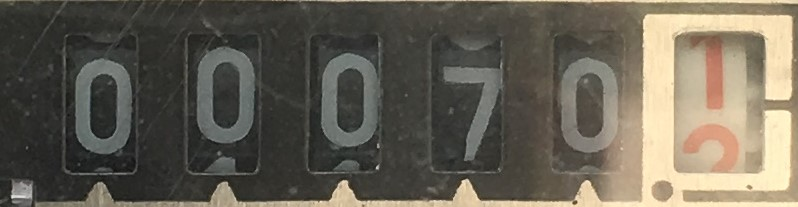
#> input picture ez_image/10.jpg, 798 x 207 px; its folder holds only this picture in this run
$ jupyter execute test.ipynb   (shell and % lines are left out)
#> lines starting #> are read from the running program, lines starting #| are printed output that depends on the picture; after the words box and inside, x2 and y2 are one past the last pixel; in counts of white or black regions, pixels touching at a corner belong together
[cell 1]
import os
import cv2
import numpy as np
import scipy

[cell 2]
from matplotlib import pyplot as plt
import seaborn as sns; sns.set_style("white")
from PIL import Image

[cell 3]
import matplotlib.pyplot as plt
from mpl_toolkits.mplot3d import Axes3D
import seaborn as sns
plt.rcParams["figure.figsize"] = (15, 10)
plt.rcParams["figure.dpi"] = 125
plt.rcParams["font.size"] = 14
plt.rcParams['font.family'] = ['sans-serif']
plt.rcParams['font.sans-serif'] = ['DejaVu Sans']
plt.style.use('ggplot')
sns.set_style("whitegrid", {'axes.grid': False})
plt.rcParams['image.cmap'] = 'gray' # grayscale looks better
from itertools import cycle
prop_cycle = plt.rcParams['axes.prop_cycle']
colors = prop_cycle.by_key()['color']

[cell 4]
input_folder = "./ez_image"
list_files = os.listdir(input_folder)
len(list_files)

[cell 5]
np_data = [cv2.imread(input_folder + "/" + f) for f in list_files]
#> np_data = 1 item

[cell 6]
for i in np_data:
    print(i.shape)
#> this loop made 1 pass
#| (207, 798, 3)

[cell 7]
bins_8bit = np.linspace(0, 255, 26)
fig, m_axs = plt.subplots(10, 2, figsize=(15, 10))
for (c_ax, d_ax), c_img in zip(m_axs, np_data):
    c_ax.imshow(c_img)
    gray_img = cv2.cvtColor(c_img, cv2.COLOR_BGR2GRAY)
    d_ax.hist(gray_img.ravel(), bins_8bit)
#> this loop made 1 pass
#> pass 1, `gray_img = cv2.cvtColor(c_img, cv2.COLOR_BGR2GRAY)`:
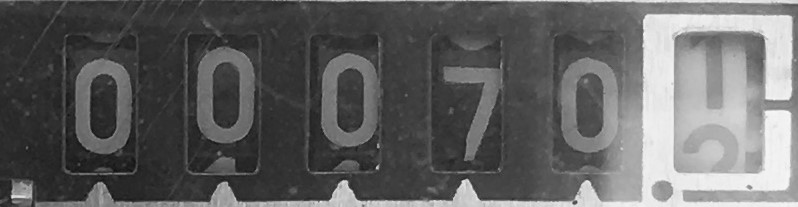
#> gray_img: shape (207, 798); min 15, max 249, mean 97.8
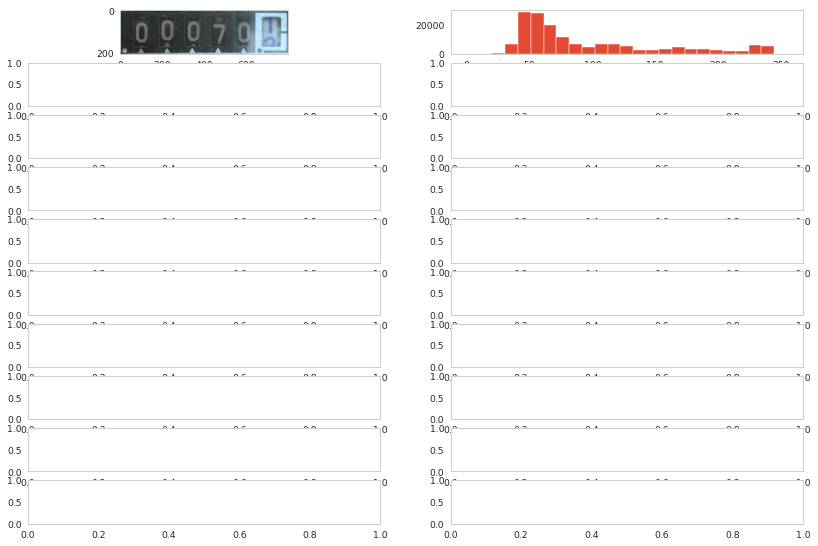
#> figure drawn by matplotlib, 2 panels; B, G, R data is drawn as R, G, B; panel 2: tallest bar 28892 high, from x = 40.8 to 51

[cell 8]
from skimage.exposure import rescale_intensity

[cell 9]
np.random.seed(2019)
xx = np.stack([np.arange(5)]*5, -1)
yy = xx.T
bins_sample_8bit = np.linspace(0, 255, 8)
sample_img = (25*(xx+yy)+np.random.uniform(-10, 10, size=(5, 5))).astype('uint8')
fig, (ax1, ax2) = plt.subplots(1, 2, figsize=(10,5))
sns.heatmap(sample_img, annot=True,fmt='02d', ax=ax1, cmap='viridis')
ax2.hist(sample_img.ravel(), bins_sample_8bit, label='Original', alpha=1)
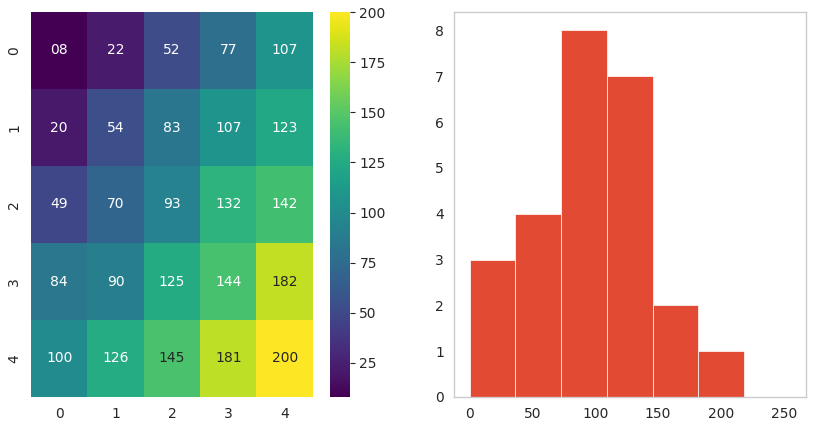
#> figure drawn by matplotlib, 3 panels; panel 2: tallest bar 8 high, from x = 72.86 to 109.3

[cell 10]
fig, m_axs = plt.subplots(10, 2, figsize=(15, 10))
for (c_ax, d_ax), img in zip(m_axs, np_data):
    gray_img = cv2.cvtColor(img, cv2.COLOR_BGR2GRAY)
    n_img = rescale_intensity(gray_img)
    c_ax.imshow(gray_img)
    d_ax.imshow(n_img)
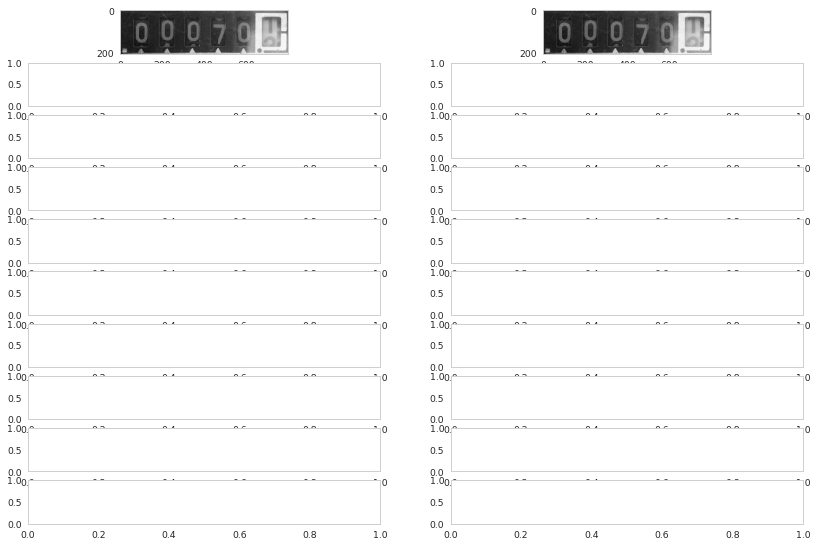
#> figure drawn by matplotlib, 2 panels

[cell 11]
fig, m_axs = plt.subplots(5, 2, figsize=(15, 10))
for (c_ax, d_ax), img in zip(m_axs, np_data):
    gray_img = cv2.cvtColor(img, cv2.COLOR_BGR2GRAY)
    blur = cv2.blur(gray_img,(5,5))
    c_ax.imshow(gray_img)
    d_ax.imshow(blur)
#> this loop made 1 pass
#> pass 1, `blur = cv2.blur(gray_img,(5,5))`:
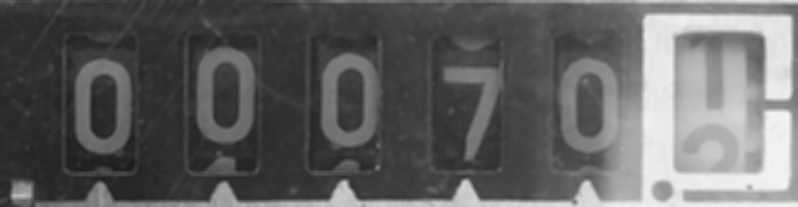
#> blur: shape (207, 798); min 27, max 244, mean 97.7

[cell 12]
fig, m_axs = plt.subplots(10, 2, figsize=(15, 10))
for (c_ax, d_ax), img in zip(m_axs, np_data):
    gray_img = cv2.cvtColor(img, cv2.COLOR_BGR2GRAY)
    blur = cv2.bilateralFilter(gray_img,10,50,50)
    edges = cv2.Canny(blur,35,175)
    c_ax.imshow(gray_img)
    d_ax.imshow(edges)
#> this loop made 1 pass
#> pass 1, `edges = cv2.Canny(blur,35,175)`:
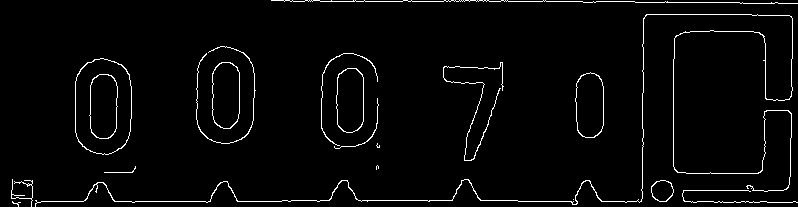
#> edges: shape (207, 798); 2.8% white in thin lines or dots

$ run again, on ez_image/14.jpg
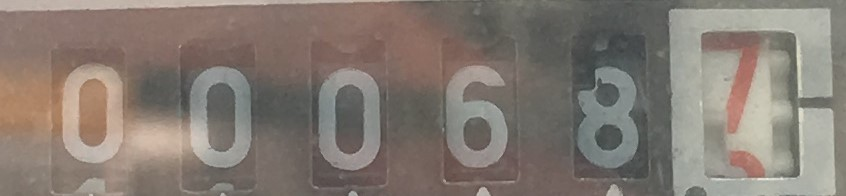
#> input picture ez_image/14.jpg, 846 x 196 px
#> np_data = 1 item
#> the loop `for i in np_data:` made 1 pass
#| (196, 846, 3)
#> the loop `for (c_ax, d_ax), c_img in zip(m_axs, np_data):` made 1 pass
#> the loop `for (c_ax, d_ax), img in zip(m_axs, np_data):` made 1 pass
#> pass 1, `n_img = rescale_intensity(gray_img)`:
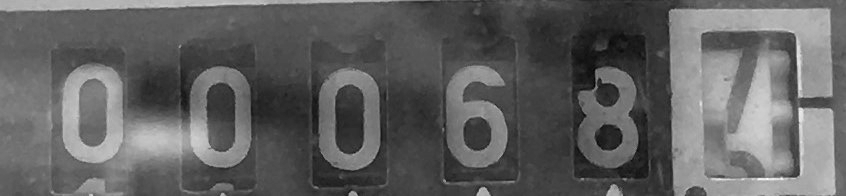
#> n_img: shape (196, 846); min 0, max 255, mean 97.2
#> the loop `for (c_ax, d_ax), img in zip(m_axs, np_data):` made 1 pass
#> pass 1, `edges = cv2.Canny(blur,35,175)`:
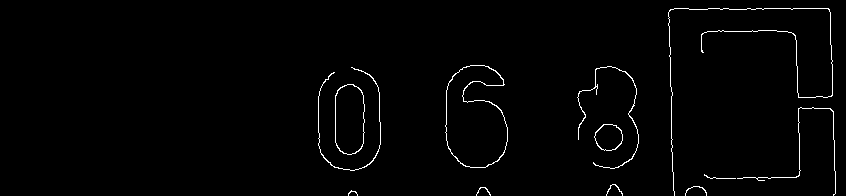
#> edges: shape (196, 846); 1.4% white in thin lines or dots, all inside (x1, y1, x2, y2) = (318, 8, 836, 196)

$ run again, on ez_image/18.jpg
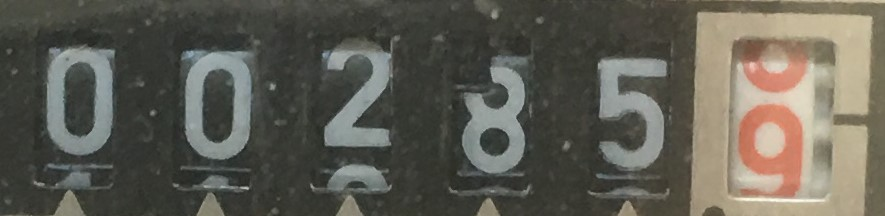
#> input picture ez_image/18.jpg, 885 x 216 px
#> np_data = 1 item
#> the loop `for i in np_data:` made 1 pass
#| (216, 885, 3)
#> the loop `for (c_ax, d_ax), c_img in zip(m_axs, np_data):` made 1 pass
#> the loop `for (c_ax, d_ax), img in zip(m_axs, np_data):` made 1 pass
#> pass 1, `n_img = rescale_intensity(gray_img)`:
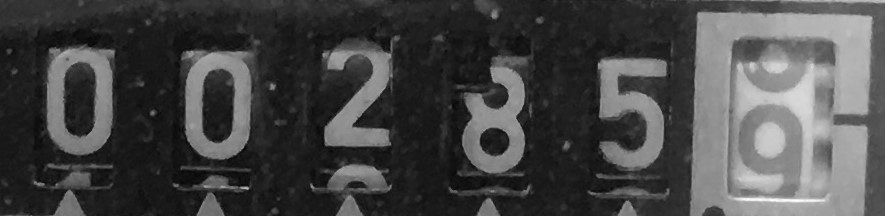
#> n_img: shape (216, 885); min 0, max 255, mean 70.8
#> the loop `for (c_ax, d_ax), img in zip(m_axs, np_data):` made 1 pass
#> pass 1, `edges = cv2.Canny(blur,35,175)`:
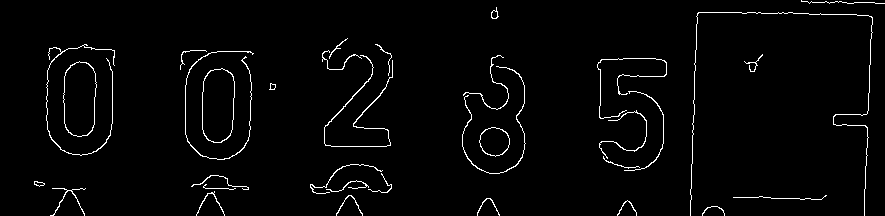
#> edges: shape (216, 885); 2.4% white in thin lines or dots

$ run again, on ez_image/2.jpg
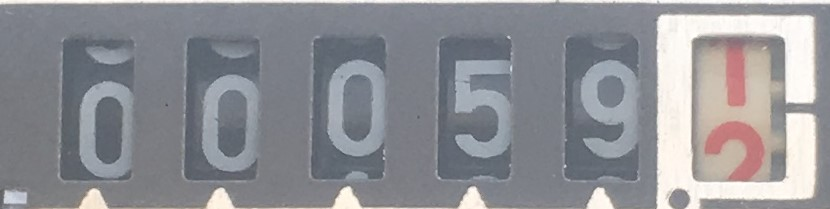
#> input picture ez_image/2.jpg, 830 x 209 px
#> np_data = 1 item
#> the loop `for i in np_data:` made 1 pass
#| (209, 830, 3)
#> the loop `for (c_ax, d_ax), c_img in zip(m_axs, np_data):` made 1 pass
#> the loop `for (c_ax, d_ax), img in zip(m_axs, np_data):` made 1 pass
#> pass 1, `n_img = rescale_intensity(gray_img)`:
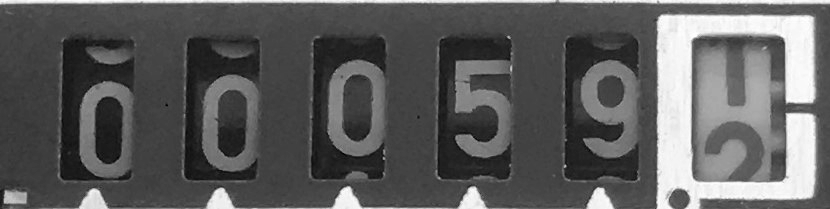
#> n_img: shape (209, 830); min 0, max 255, mean 93.1
#> the loop `for (c_ax, d_ax), img in zip(m_axs, np_data):` made 1 pass
#> pass 1, `edges = cv2.Canny(blur,35,175)`:
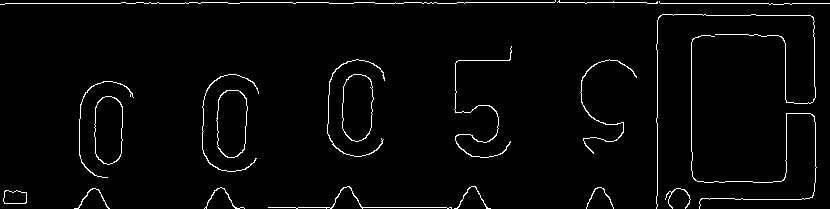
#> edges: shape (209, 830); 2.6% white in thin lines or dots
